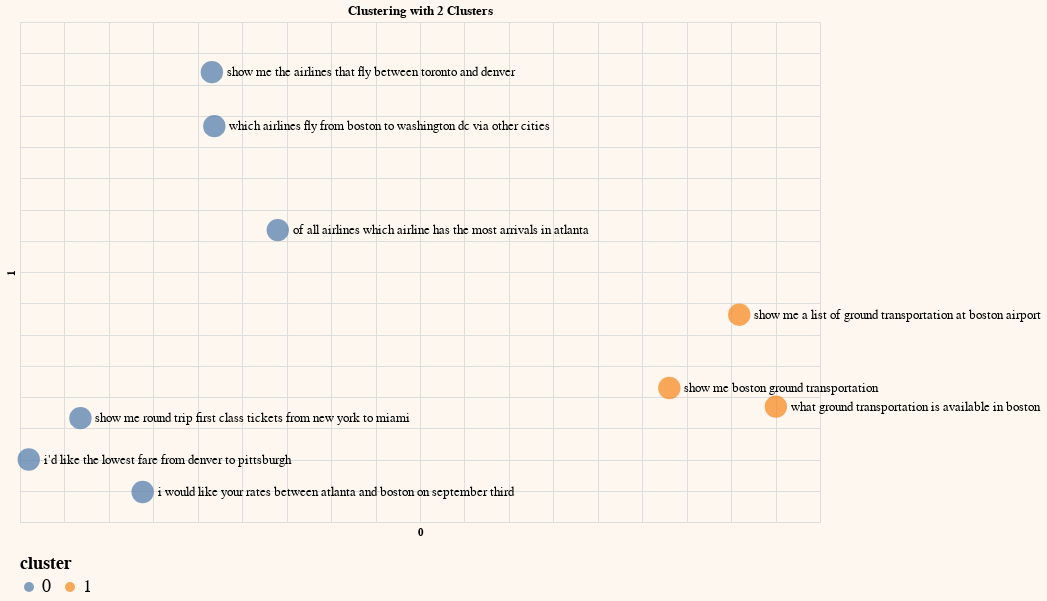

Write notebook code for a chart like this one.
### Code cell
# Step 3: Visualize the Results in a 2D Plot
# Plot on a chart
df_clust.columns = df_clust.columns.astype(str)
generate_chart(df_clust.iloc[:sample],'0','1',lbl='on',color='cluster',title='Clustering with 2 Clusters')

### Figure 1 — Vega-Lite specification as saved in the notebook (floating-point values rounded to 4 significant figures; data arrays with more than 128 entries replaced by an {"elided": "..."} marker saying what was removed)
{"config": {"view": {"continuousWidth": 300, "continuousHeight": 300}, "background": "#FDF7F0", "legend": {"labelFontSize": 18, "orient": "bottom", "titleFontSize": 18}}, "layer": [{"mark": {"type": "circle", "size": 500}, "encoding": {"color": {"field": "cluster", "type": "nominal"}, "tooltip": [{"field": "query", "type": "nominal"}], "x": {"axis": {"domain": false, "labels": false, "ticks": false}, "field": "0", "scale": {"zero": false}, "type": "quantitative"}, "y": {"axis": {"domain": false, "labels": false, "ticks": false}, "field": "1", "scale": {"zero": false}, "type": "quantitative"}}}, {"mark": {"type": "text", "align": "left", "baseline": "middle", "color": "black", "dx": 15, "size": 13}, "encoding": {"color": {"value": "black"}, "text": {"field": "query", "type": "nominal"}, "tooltip": [{"field": "query", "type": "nominal"}], "x": {"axis": {"domain": false, "labels": false, "ticks": false}, "field": "0", "scale": {"zero": false}, "type": "quantitative"}, "y": {"axis": {"domain": false, "labels": false, "ticks": false}, "field": "1", "scale": {"zero": false}, "type": "quantitative"}}}], "data": {"name": "data-37133683ecf85b7b927a8678d5c99a92"}, "height": 500, "title": "Clustering with 2 Clusters", "width": 800, "$schema": "https://vega.github.io/schema/vega-lite/v5.20.1.json", "datasets": {"data-37133683ecf85b7b927a8678d5c99a92": [{"query": " which airlines fly from boston to washington dc via other cities", "query_embeds": {"elided": "1536 float values"}, "0": -0.08138, "1": 0.4333, "cluster": "0"}, {"query": " show me the airlines that fly between toronto and denver", "query_embeds": {"elided": "1536 float values"}, "0": -0.08416, "1": 0.5197, "cluster": "0"}, {"query": " show me round trip first class tickets from new york to miami", "query_embeds": {"elided": "1536 float values"}, "0": -0.232, "1": -0.03389, "cluster": "0"}, {"query": " i'd like the lowest fare from denver to pittsburgh", "query_embeds": {"elided": "1536 float values"}, "0": -0.2902, "1": -0.1, "cluster": "0"}, {"query": " show me a list of ground transportation at boston airport", "query_embeds": {"elided": "1536 float values"}, "0": 0.5092, "1": 0.1317, "cluster": "1"}, {"query": " show me boston ground transportation", "query_embeds": {"elided": "1536 float values"}, "0": 0.4305, "1": 0.01437, "cluster": "1"}, {"query": " of all airlines which airline has the most arrivals in atlanta", "query_embeds": {"elided": "1536 float values"}, "0": -0.01, "1": 0.2671, "cluster": "0"}, {"query": " what ground transportation is available in boston", "query_embeds": {"elided": "1536 float values"}, "0": 0.5503, "1": -0.01532, "cluster": "1"}, {"query": " i would like your rates between atlanta and boston on september third", "query_embeds": {"elided": "1536 float values"}, "0": -0.162, "1": -0.152, "cluster": "0"}]}}
